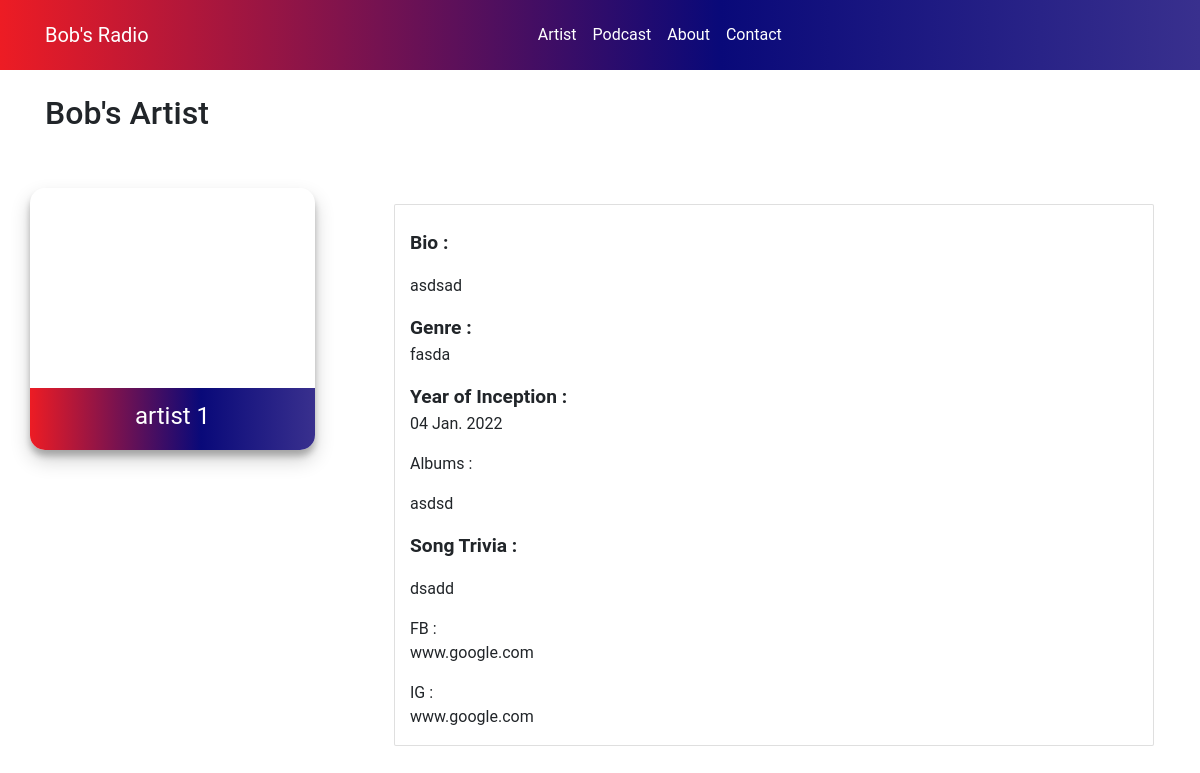
/ArtistDetails/1, run on an earlier commit of the app's database.
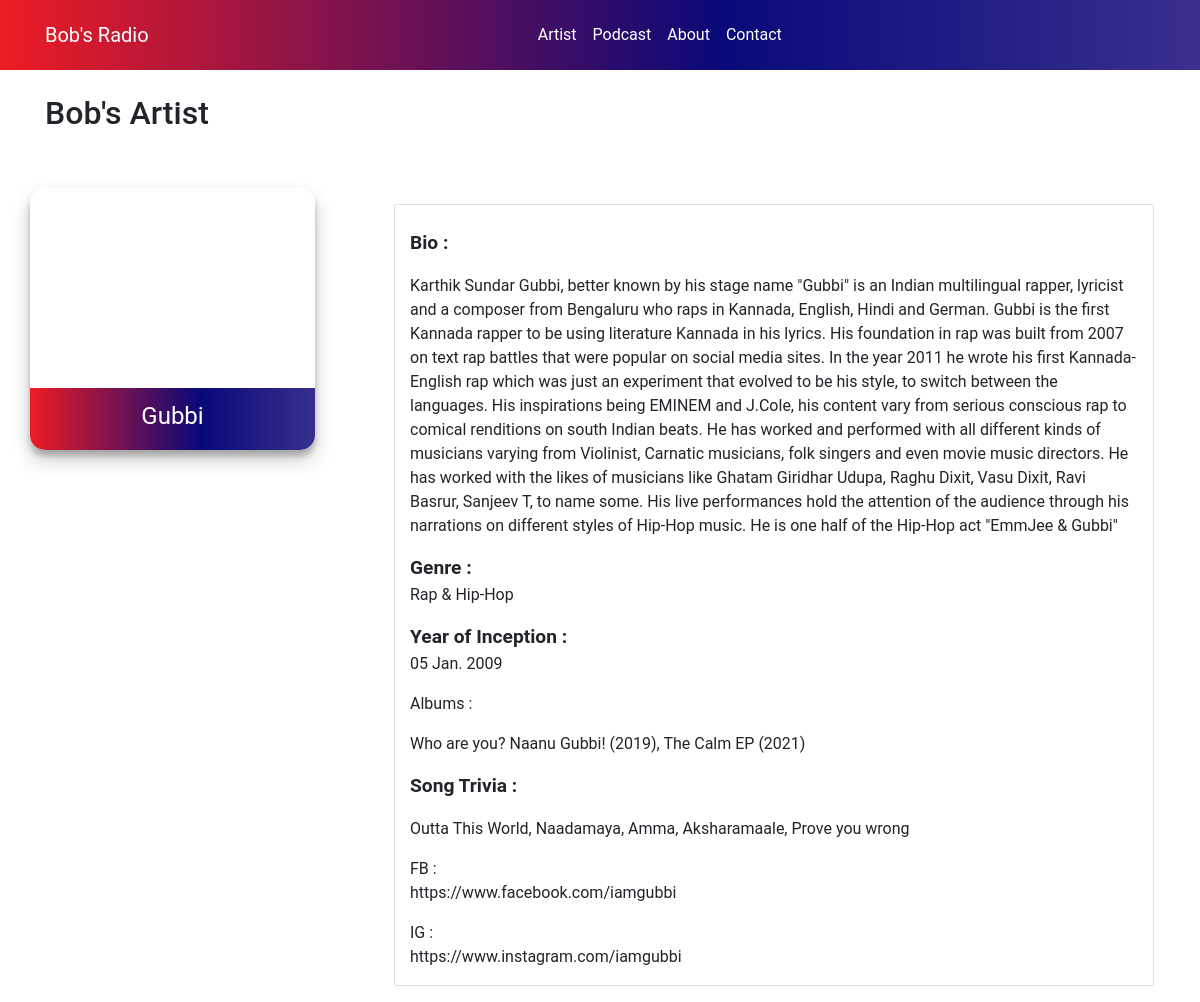
And on a later commit of the database.
### radio/models.py (models this page shows, shortened)
class Artist(models.Model):
    artist_name = models.CharField(max_length=100, blank=False, null=False)
    image = models.ImageField(default="400-200.png", null=False, blank=True)
    artist_bio = RichTextField(blank=True, null=True)
    genre = models.CharField(max_length=100, blank=False, null=False)
    year_of_inception = models.DateTimeField(blank=False, null=False)
    albums = RichTextField(blank=True, null=True)
    songs_trivia = RichTextField(blank=True, null=True)
    anniversary_date = models.CharField(max_length=50, null=False, blank=False)
    facebook_url = models.TextField()
    instagram_url = models.TextField()

### radio/views.py (the view)
# urls.py: path('ArtistDetails/<str:pk>', views.artistdetails, name='artistdetails'),
def artistdetails(request, pk):
    artistdetails = Artist.objects.filter(id=pk)
    context = {'artistdetails':artistdetails}
    return render(request, 'radio/ArtistDetails.html', context)

### radio/templates/radio/ArtistDetails.html (shortened to what this page needs)
{% extends 'main.html' %}
{% load static %}
{% block content %}
<div class="container">
    <div class="row mt-4">
        <div class="col-12">
            <h2>Bob's Artist</h2>
        </div>
    </div>
    <div class="row mt-5 d-flex justify-content-between">
        {% for artist in artistdetails %}
        <div class="col-12 col-md-3 col-lg-3">
            <div class="row artist-grid">
                <div class="col-12 p-0 ">
                </div>
                <div class="col-12 artistnamegrid">
                    <p class="text-center artistname">
                        {{ artist.artist_name }}
                    </p>
                </div>
            </div>
        </div>
        <div class="col-11 col-md-8 col-lg-8 card">
            <p class="mt-4">
                <span class="artdetahead">Bio :</span> <br> {{ artist.artist_bio|safe }}
            </p>
            <p>
               <span class="artdetahead">Genre :</span> <br> {{ artist.genre|safe }}
            </p>
            <p>
                <span class="artdetahead">Year of Inception :</span> <br> {{ artist.year_of_inception|date:"d N Y"|safe }}
            </p>
            <p>
                <span>Albums :</span> <br> {{ artist.albums|safe }}
            </p>
            <p>
                <span class="artdetahead">Song Trivia :</span> <br> {{ artist.songs_trivia|safe }}
            </p>
            <p>
                <span>FB :</span> <br>{{ artist.facebook_url|safe }}
            </p>
            <p>
                <span>IG :</span> <br> {{ artist.instagram_url|safe }}
            </p>
        </div>
        {% endfor %}
    </div>
</div>
{% endblock content %}

What changed in the data, as far as the page shows it:
changed Artist: artist_name "artist 1" → "Gubbi"; artist_bio "asdsad" → "Karthik Sundar Gubbi, better known by his stage name \"Gubbi\" is an Indian multilingual rapper, lyricist and a composer from Bengaluru who raps in Kannada, English, Hindi and German. Gubbi is the first Kannada rapper to be using literature Kannada in his lyrics. His foundation in rap was built from 2007 on text rap battles that were popular on social media sites. In the year 2011 he wrote his first Kannada-English rap which was just an experiment that evolved to be his style, to switch between the languages. His inspirations being EMINEM and J.Cole, his content vary from serious conscious rap to comical renditions on south Indian beats. He has worked and performed with all different kinds of…"; genre "fasda" → "Rap & Hip-Hop"; year_of_inception "04 Jan. 2022" → "05 Jan. 2009"; albums "asdsd" → "Who are you? Naanu Gubbi! (2019), The Calm EP (2021)"; songs_trivia "dsadd" → "Outta This World, Naadamaya, Amma, Aksharamaale, Prove you wrong"; facebook_url "www.google.com" → "https://www.facebook.com/iamgubbi"; instagram_url "www.google.com" → "https://www.instagram.com/iamgubbi"
